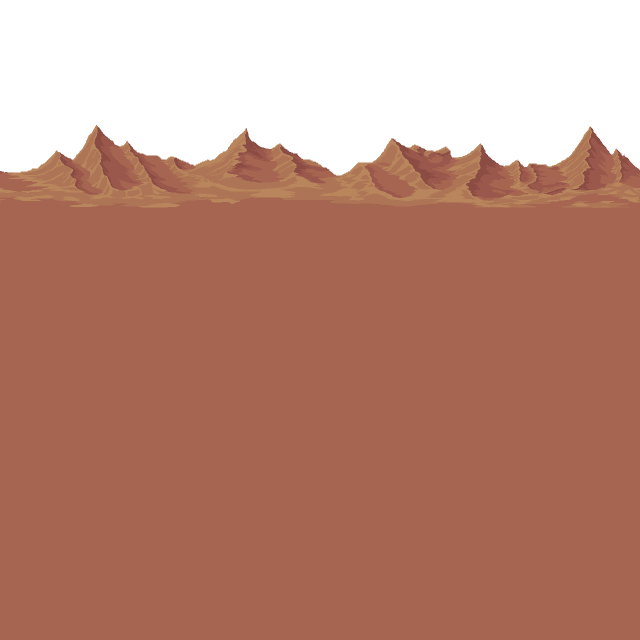
#> input picture assets/bg/rocky-far-mountains.png, 1280 x 1280 px (shown at 1/2 size); its folder holds 4 pictures in this run
$ python make-social-card.py
#> lines starting #> are read from the running program, lines starting #| are printed output that depends on the picture
### tools/desert_scene.py
"""The site's desert background (dusk sky, 4 rocky layers, vignette) as a still image,
matching #desert in css/style.css. Used by make-icons.py and make-social-card.py.
"""
from pathlib import Path

import numpy as np
from PIL import Image

GAME_DIR = Path(__file__).resolve().parent.parent
LAYERS = ["rocky-far-mountains", "rocky-nowater-far", "rocky-nowater-mid", "rocky-nowater-close"]
# The sky gradient from the CSS: (position as a fraction of the screen height, colour).
SKY = [(0.00, "#2e222f"), (0.14, "#3e2a4a"), (0.26, "#6b3450"), (0.36, "#b5543f"), (0.44, "#e08a4f")]


def _rgb(hex_colour):
    return [int(hex_colour[i:i + 2], 16) for i in (1, 3, 5)]


def scene(width, height, view_height, top=0, shift=0):
    """A width x height picture of the desert. view_height is the screen height the
    CSS would lay it out for (bigger = bigger rocks); `top` is how far down that
    screen the picture starts (it can be negative: more sky); `shift` slides the
    rocks sideways, as a fraction of a tile."""
#> called with width = 1200, height = 628, view_height = 942, top = -106, shift = 0.3
    ys = (np.arange(height) + top) / view_height
    stops = [p for p, _ in SKY]
    sky = np.stack([np.interp(ys, stops, [_rgb(c)[k] for _, c in SKY]) for k in range(3)], axis=1)
    img = Image.fromarray(np.repeat(sky[:, None, :], width, axis=1).astype(np.uint8), "RGB").convert("RGBA")

    # Layers: top at 12% of the screen, 106% of the screen tall, repeating sideways.
    layer_top = round(0.12 * view_height - top)
    tile = round(1.06 * view_height)
    for i, name in enumerate(LAYERS):
        src = Image.open(GAME_DIR / "assets" / "bg" / f"{name}.png").convert("RGBA")
#> src is the input picture: PIL image 1280x1280 RGBA; mean R, G, B, A 157, 77.3, 92.5, 193.4
        src = src.resize((tile, tile), Image.LANCZOS)
#> src: PIL image 999x999 RGBA
        strip = Image.new("RGBA", (width + tile * 2, tile), (0, 0, 0, 0))
#> strip: PIL image 3198x999 RGBA; every value is 0
        for k in range(strip.width // tile + 1):
            strip.alpha_composite(src, (k * tile, 0)) if (k + 1) * tile <= strip.width else None
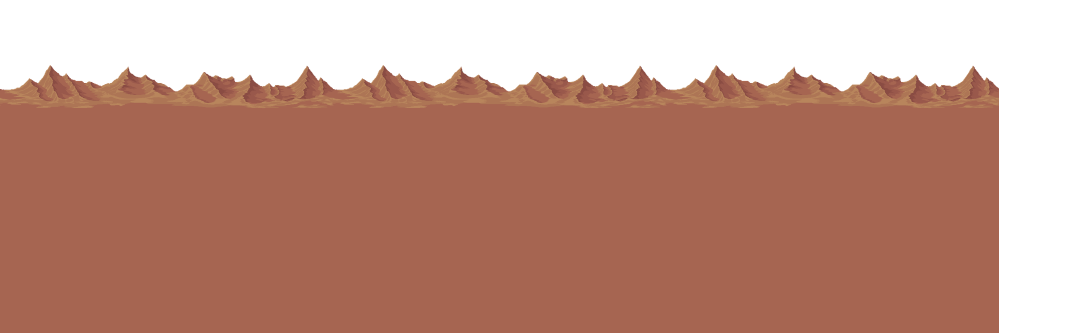
#> strip: PIL image 3198x999 RGBA (shown at 1/3 size); mean R, G, B, A 118.5, 72.7, 57.9, 181.2; transparent parts drawn white
        x0 = round(tile * ((shift * (i + 1)) % 1))  # nearer layers slide further, like the drift
        strip = strip.crop((x0, max(0, -layer_top), x0 + width, tile))
#> strip: PIL image 1200x999 RGBA
        img.alpha_composite(strip, (0, max(0, layer_top)))
#> pass 2 of the loop in scene, `for i, name in enumerate(LAYERS):`:
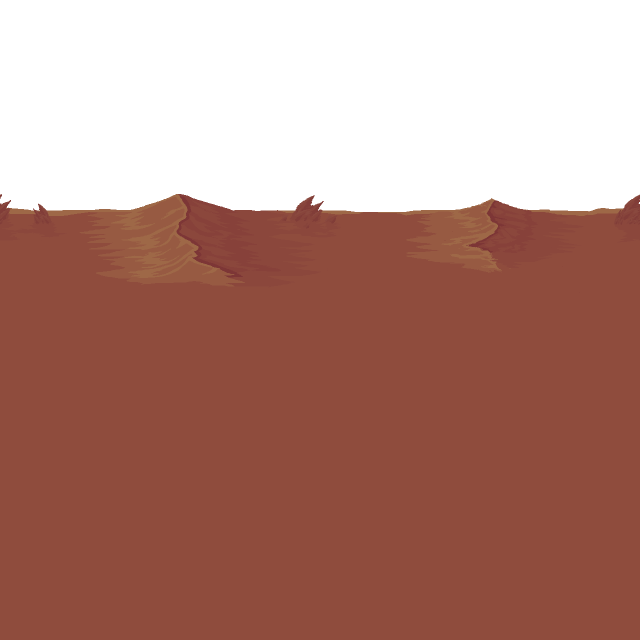
#> input picture assets/bg/rocky-nowater-far.png, 1280 x 1280 px (shown at 1/2 size)
#> in scene, src is the input picture: PIL image 1280x1280 RGBA; mean R, G, B, A 138.2, 51.6, 82.9, 172.3
#> src: PIL image 999x999 RGBA
#> after the loop in scene, `for k in range(strip.width // tile + 1):`:
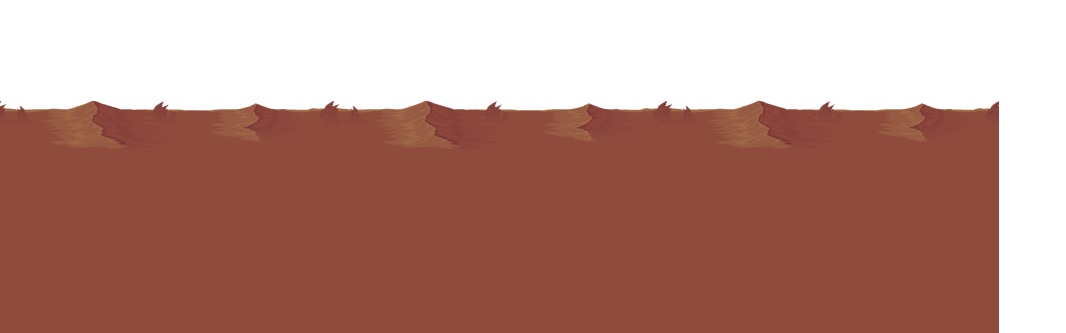
#> strip: PIL image 3198x999 RGBA (shown at 1/3 size); mean R, G, B, A 90.9, 48.5, 38.8, 161.4; transparent parts drawn white
#> in scene, `img.alpha_composite(strip, (0, max(0, layer_top)))`:
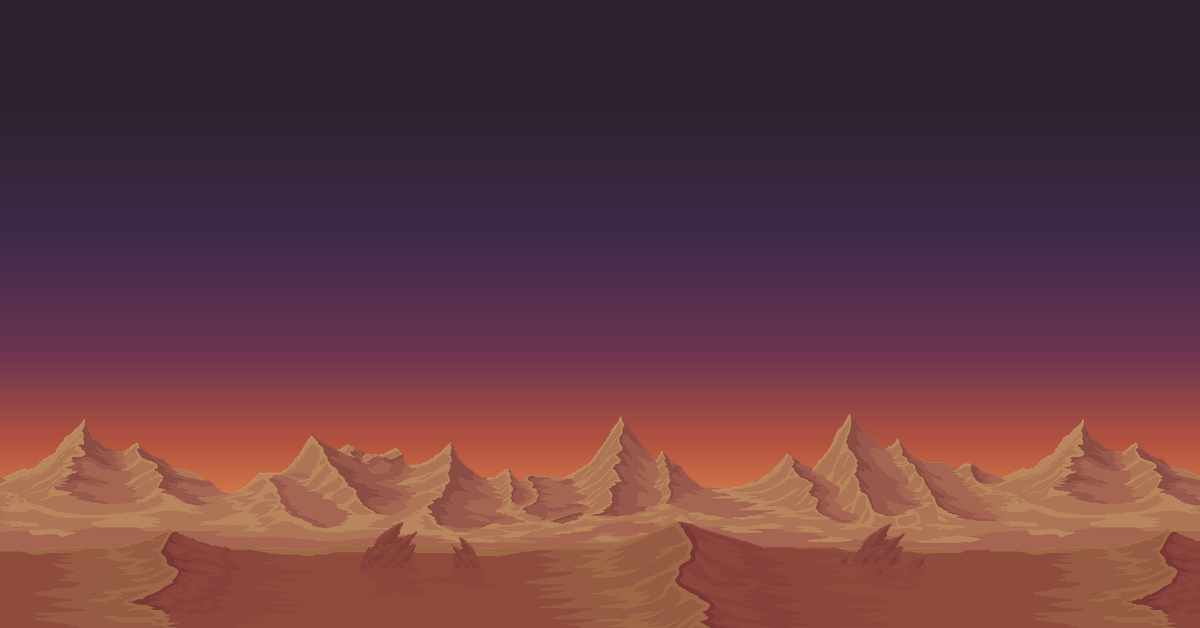
#> img: PIL image 1200x628 RGBA; mean R, G, B, A 101.9, 59.6, 66, 255
#> pass 3 of the loop in scene, `for i, name in enumerate(LAYERS):`:
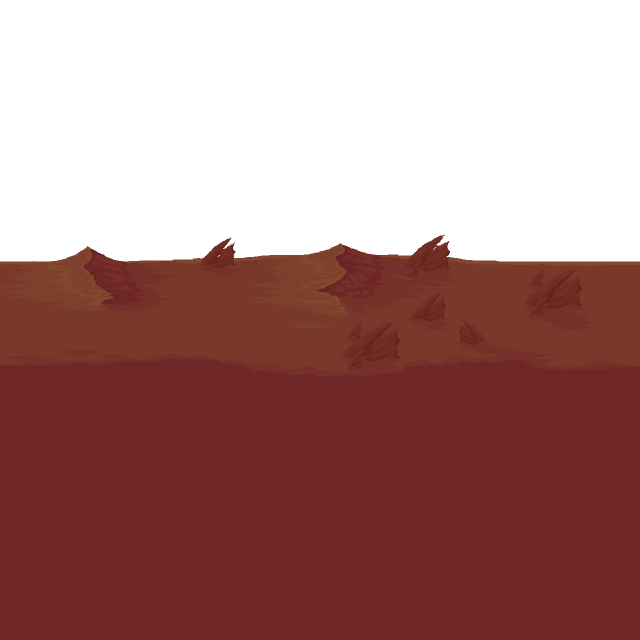
#> input picture assets/bg/rocky-nowater-mid.png, 1280 x 1280 px (shown at 1/2 size)
#> in scene, src is the input picture: PIL image 1280x1280 RGBA; mean R, G, B, A 118.7, 25.6, 74.7, 152.8
#> src: PIL image 999x999 RGBA
#> after the loop in scene, `for k in range(strip.width // tile + 1):`:
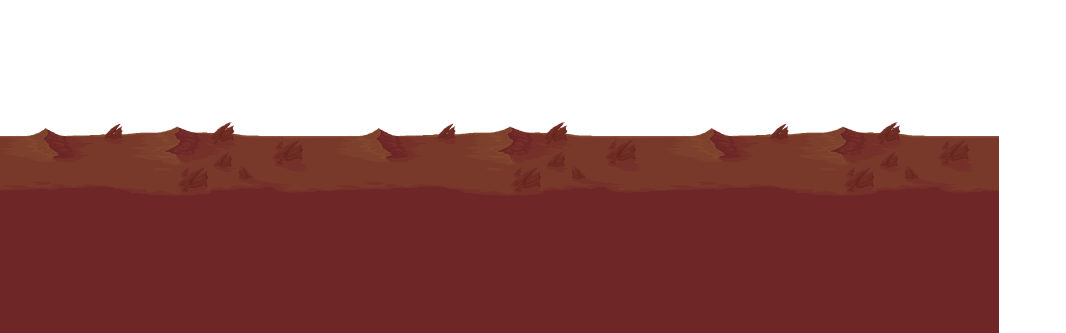
#> strip: PIL image 3198x999 RGBA (shown at 1/3 size); mean R, G, B, A 63.4, 24.1, 22, 143.2; transparent parts drawn white
#> in scene, `img.alpha_composite(strip, (0, max(0, layer_top)))`:
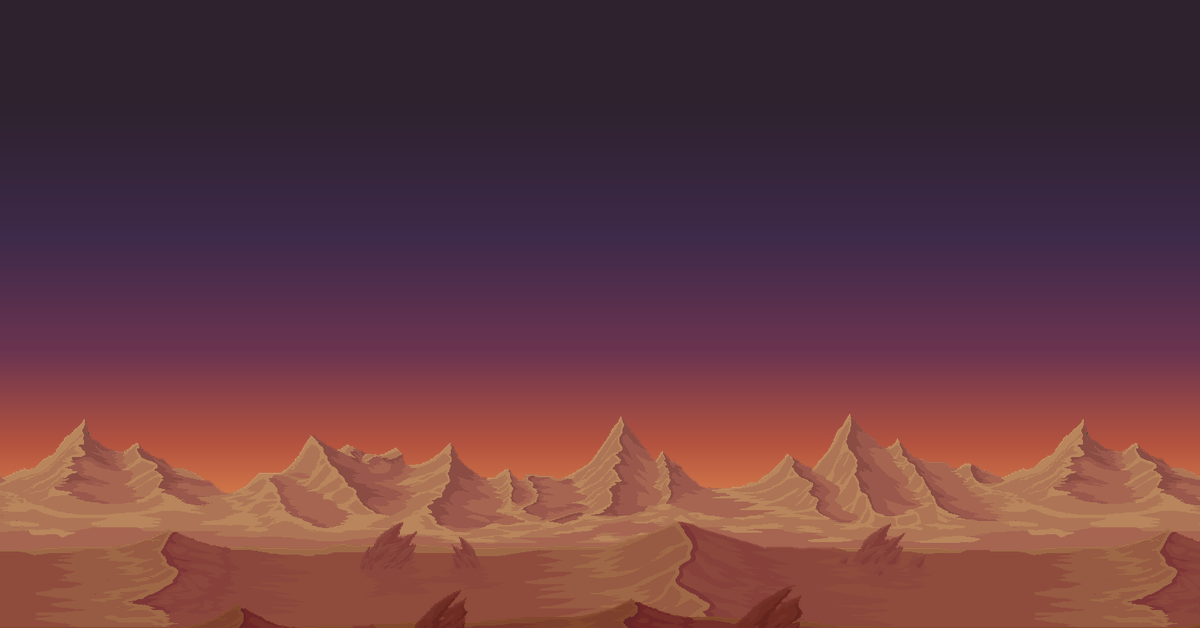
#> img: PIL image 1200x628 RGBA; mean R, G, B, A 101.6, 59.3, 65.7, 255
#> the loop made 4 passes; the first 3 are shown

    # Vignette: darker towards the corners.
    yy, xx = np.mgrid[0:height, 0:width]
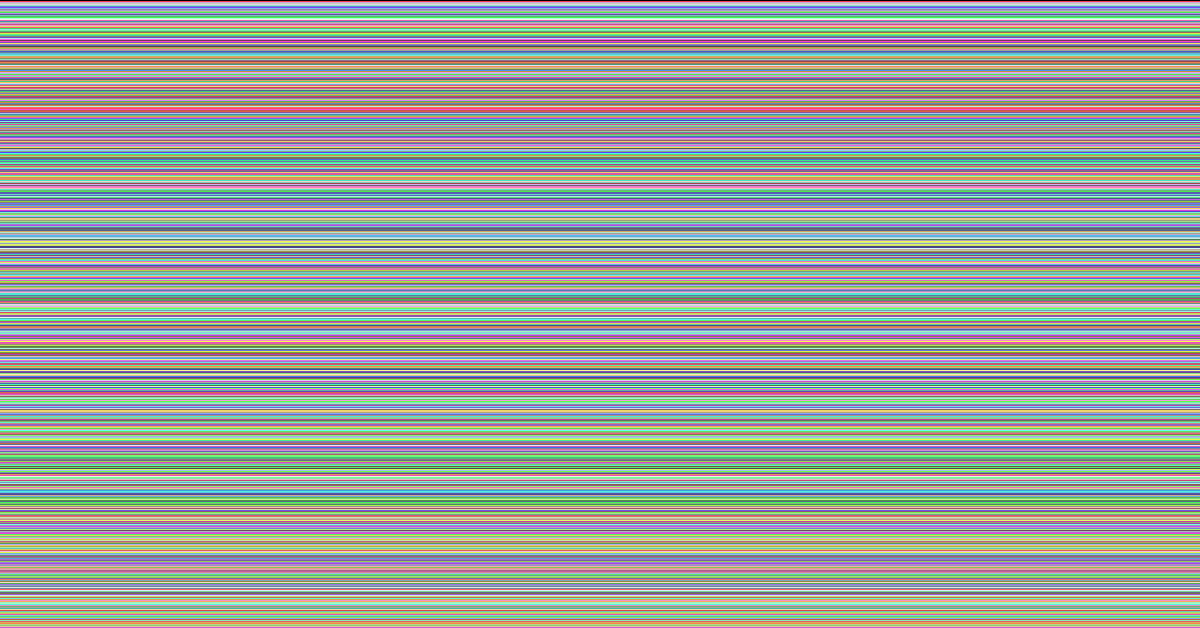
#> yy: shape (628, 1200) int64; 628 distinct labels, from 0 to 627; one colour per label, 0 black
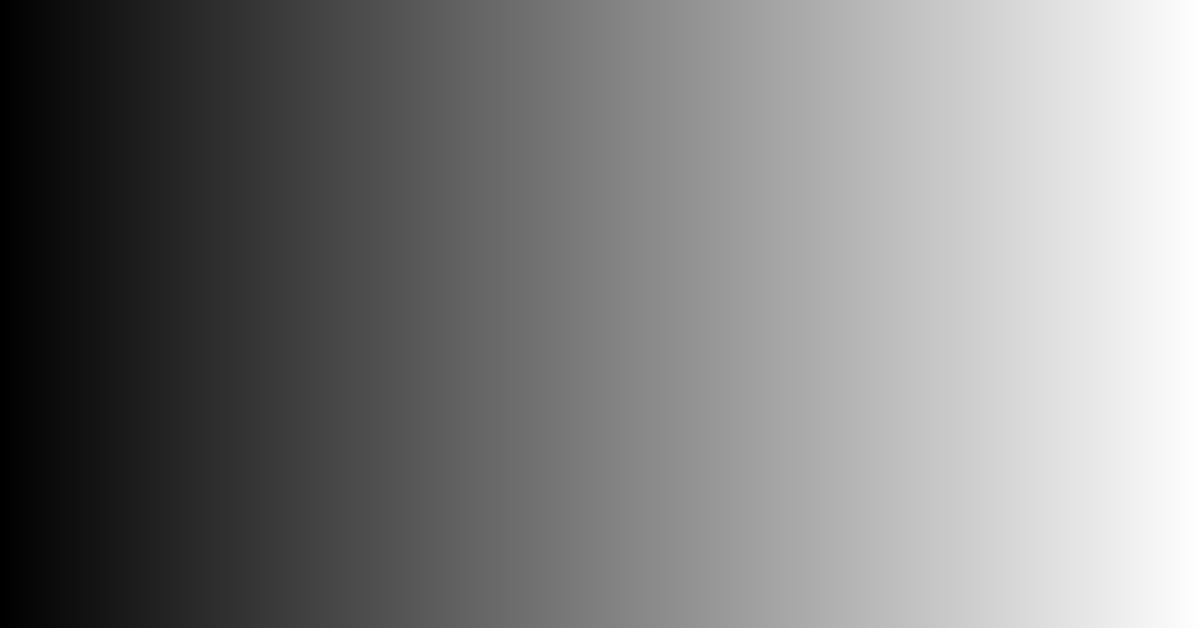
#> xx: shape (628, 1200) int64; min 0, max 1199, mean 599.5; drawn with min black and max white
    d = np.sqrt(((xx - width / 2) / (width / 2)) ** 2 + ((yy - height / 2) / (height / 2)) ** 2) / np.sqrt(2)
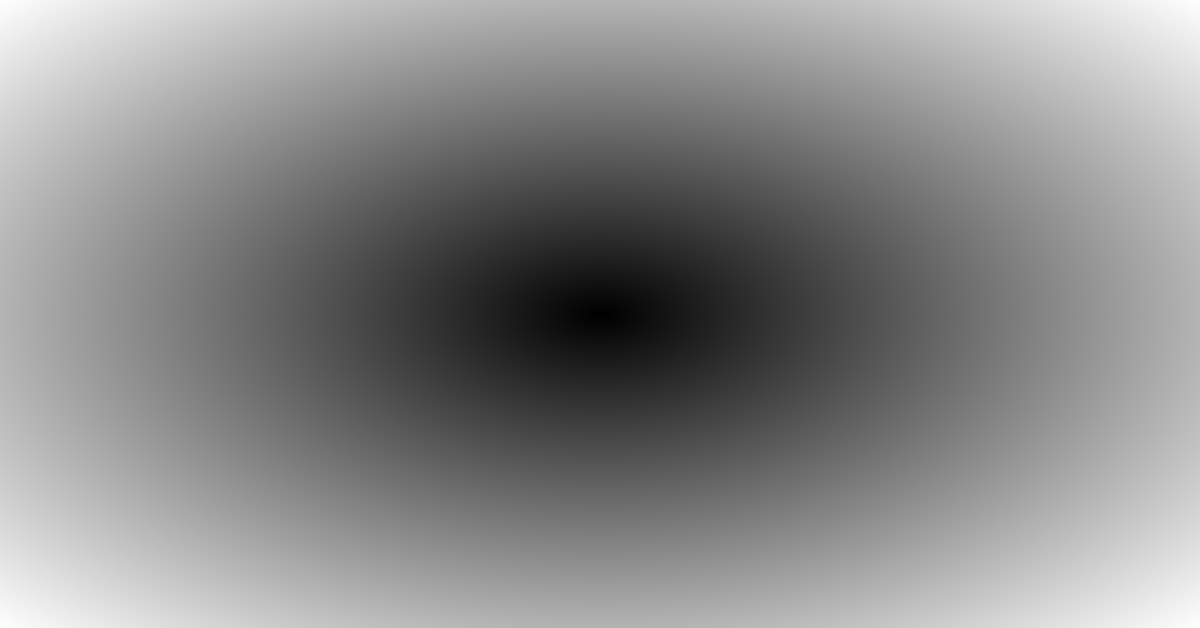
#> d: shape (628, 1200) float64; min 0, max 1, mean 0.541
    alpha = np.interp(d, [0, 0.4, 1], [0.05, 0.05, 0.55])
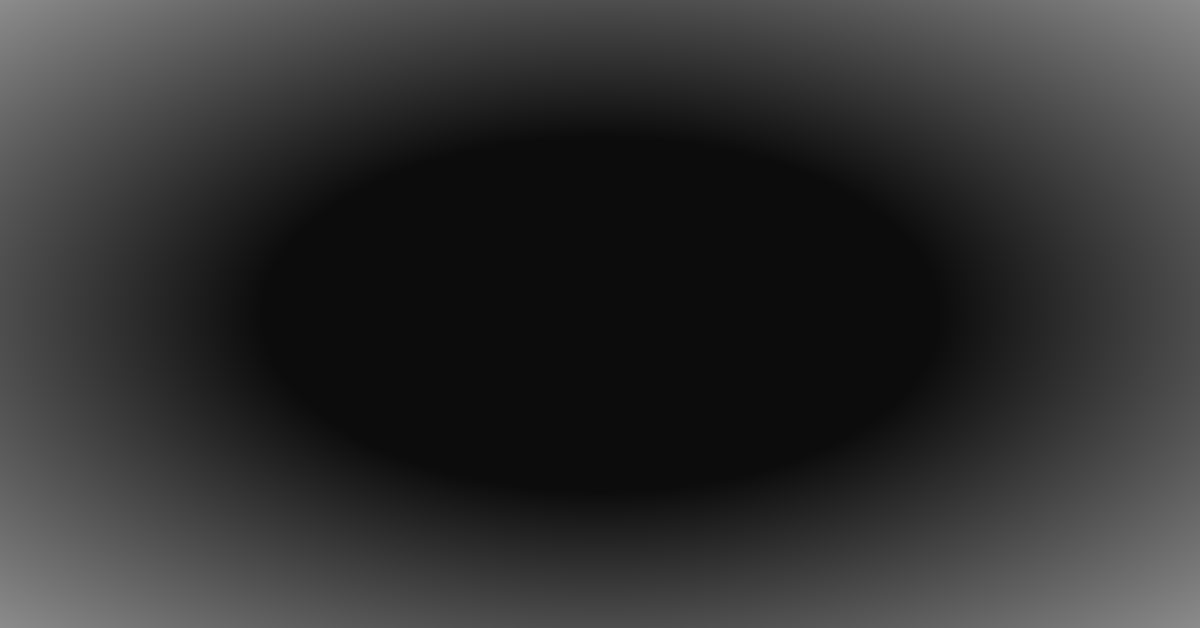
#> alpha: shape (628, 1200) float64; min 0.05, max 0.55, mean 0.195
    shade = np.zeros((height, width, 4), np.uint8)
    shade[..., 0], shade[..., 1], shade[..., 2] = 20, 8, 12
    shade[..., 3] = (alpha * 255).astype(np.uint8)
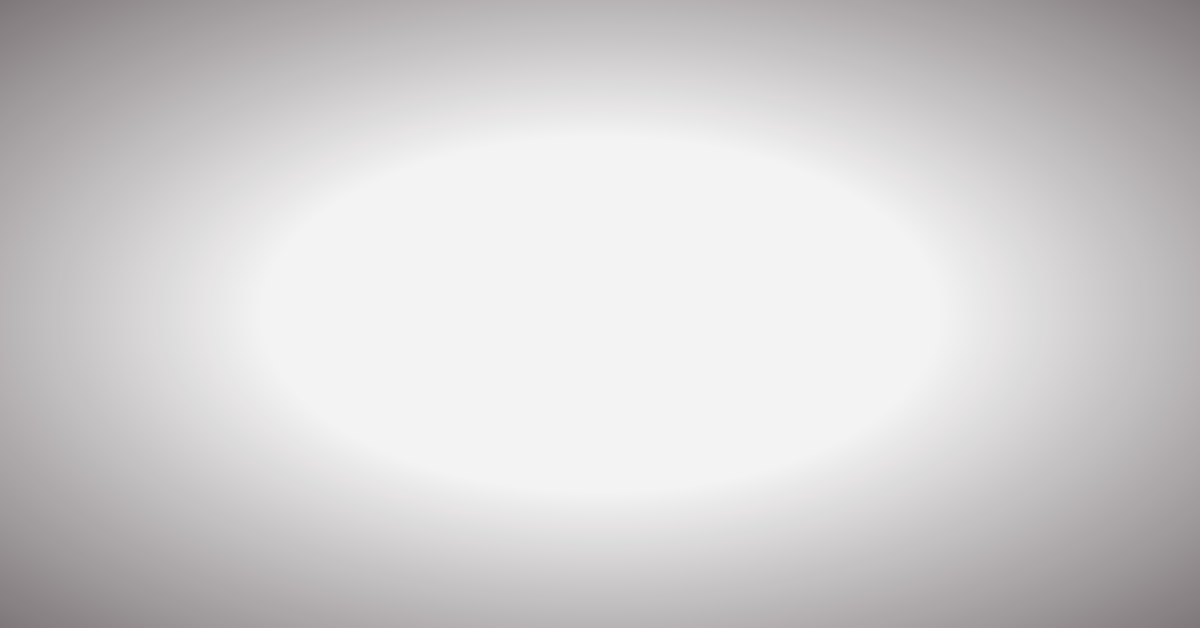
#> shade: shape (628, 1200, 4); mean of channels 0, 1, 2, 3 20, 8, 12, 49.3; transparent parts drawn white
    img.alpha_composite(Image.fromarray(shade, "RGBA"))
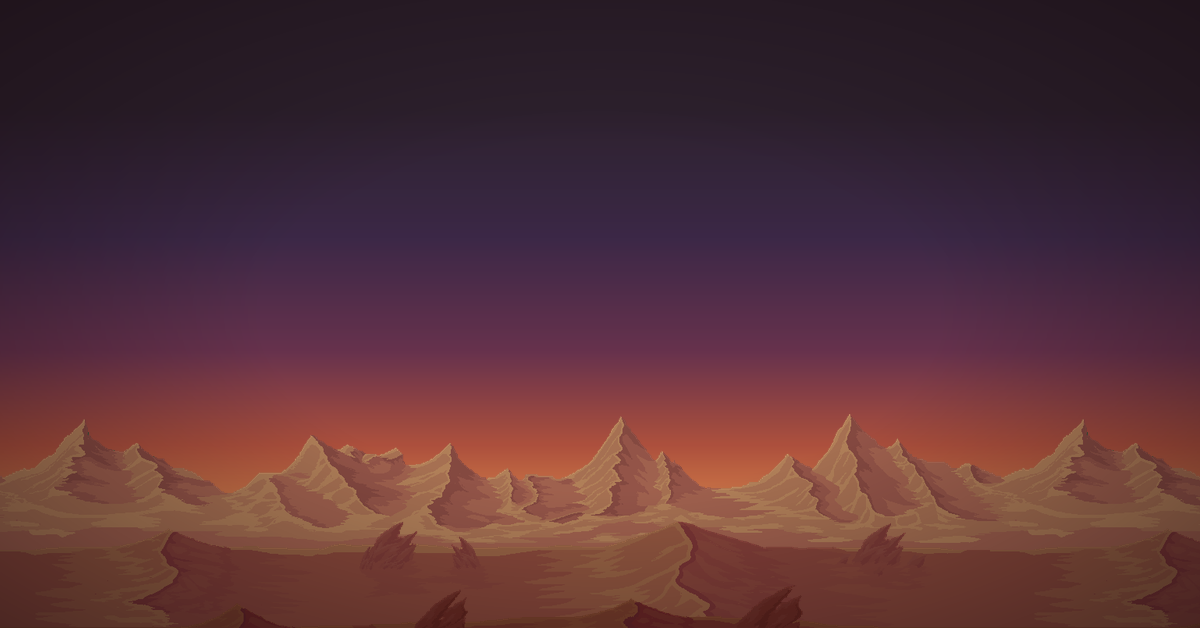
#> img: PIL image 1200x628 RGBA; mean R, G, B, A 86, 49.3, 56, 255
    return img


def logo(scale):
    """The title logo at `scale` times its 1x pixel-art size, with hard edges."""
#> (the run stopped early here; a loop or call above may not have finished)
